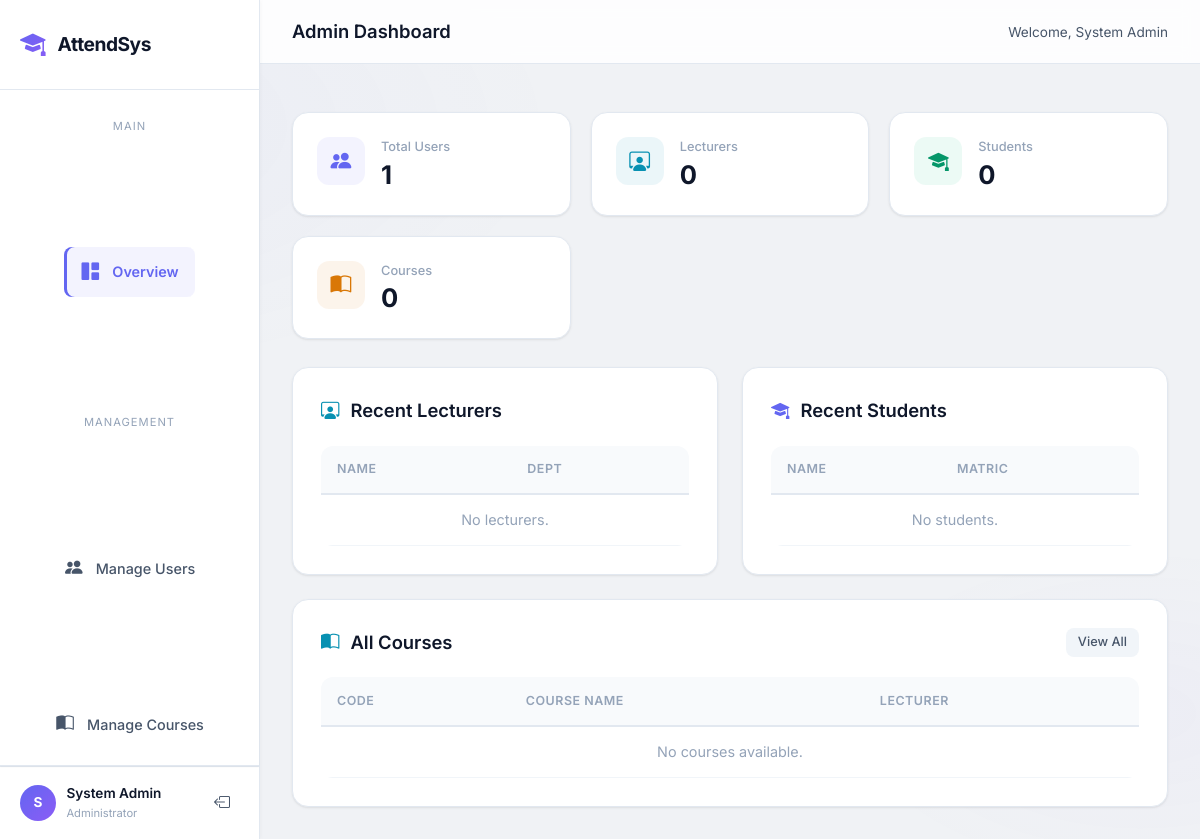
The page /admin (signed in) on the database as committed earlier.
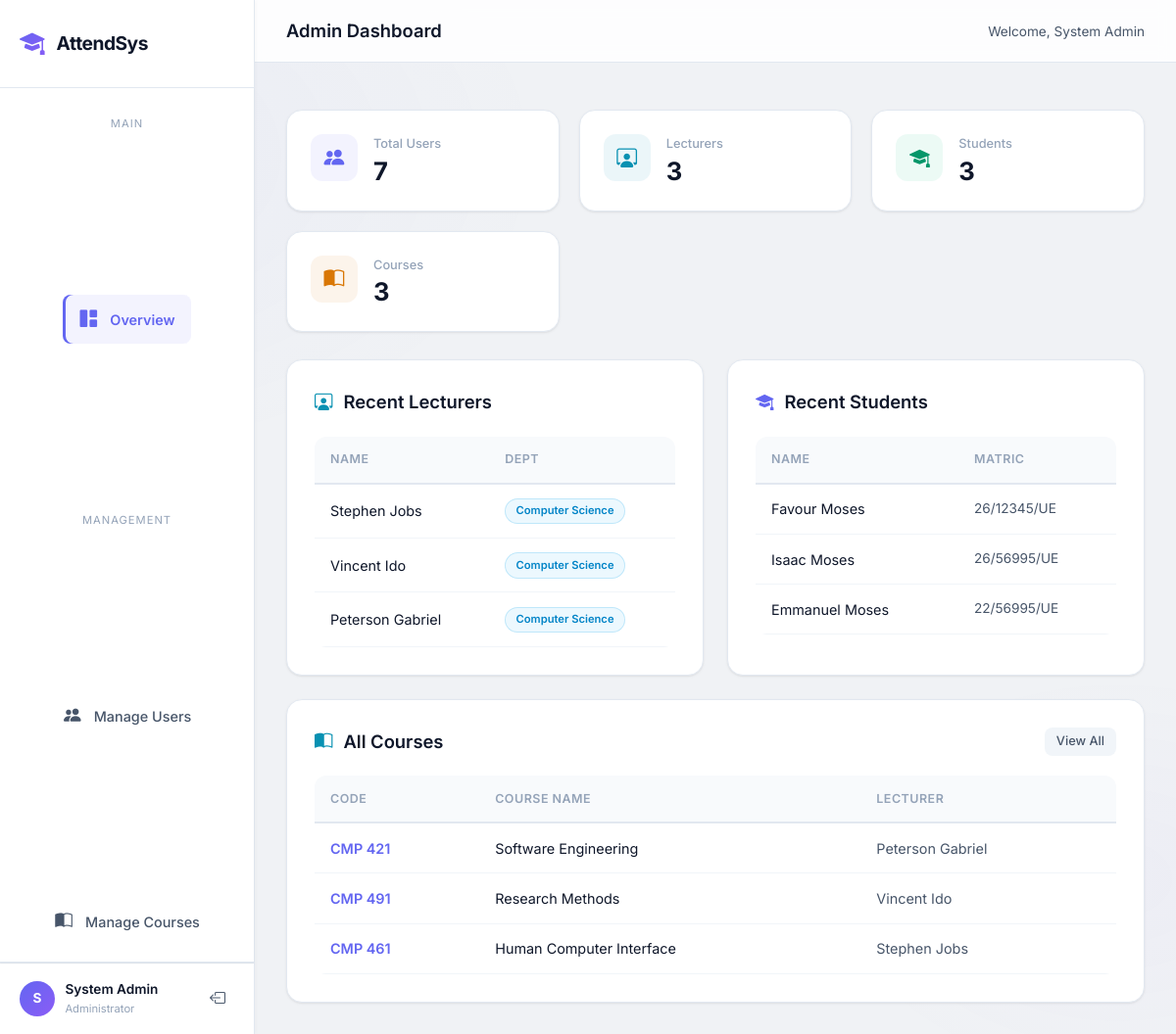
The same page on the database as committed later.
### models.py (models this page shows)
class User(db.Model, UserMixin):
    __tablename__ = 'users'
    id = db.Column(db.Integer, primary_key=True)
    username = db.Column(db.String(100), unique=True, nullable=False)
    password = db.Column(db.String(200), nullable=False)
    role = db.Column(db.String(20), nullable=False) # 'admin', 'lecturer', 'student'
    name = db.Column(db.String(100), nullable=False)
    department = db.Column(db.String(100), nullable=True) # Important for students
    photo_path = db.Column(db.String(200), nullable=True)
    face_encoding = db.Column(db.Text, nullable=True) # Store JSON string of 128-d array
    qr_code_path = db.Column(db.String(200), nullable=True)
    courses = db.relationship('Course', backref='lecturer', cascade="all, delete-orphan", lazy=True)
    attendances = db.relationship('Attendance', backref='student', cascade="all, delete-orphan", lazy=True)
    registered_students = db.relationship('User',
        secondary='student_ownership',
        primaryjoin=('User.id == student_ownership.c.lecturer_id'),
        secondaryjoin=('User.id == student_ownership.c.student_id'),
        backref=db.backref('registrars', lazy=True),
        lazy=True)

class Course(db.Model):
    __tablename__ = 'courses'
    id = db.Column(db.Integer, primary_key=True)
    course_code = db.Column(db.String(20), unique=True, nullable=False)
    course_name = db.Column(db.String(150), nullable=False)
    lecturer_id = db.Column(db.Integer, db.ForeignKey('users.id'), nullable=False)
    sessions = db.relationship('Session', backref='course', cascade="all, delete-orphan", lazy=True)

### routes.py (the view, shortened to what this page needs)
@main.route('/admin', methods=['GET', 'POST'])
@login_required
def admin_dashboard():
    if current_user.role != 'admin':
        return redirect(url_for('main.login'))
    users = User.query.all()
    courses = Course.query.all()
    lecturers = User.query.filter_by(role='lecturer').order_by(User.id.desc()).all()
    students = User.query.filter_by(role='student').order_by(User.id.desc()).all()
    return render_template('admin_dashboard.html', users=users, courses=courses, lecturers=lecturers, students=students)

### app.py (called while the page is built)
@login_manager.user_loader
def load_user(user_id):
    return User.query.get(int(user_id))

### templates/admin_dashboard.html (shortened to what this page needs)
{% extends "base.html" %}
{% block body %}
<div class="dashboard-layout">
    <aside class="sidebar" id="sidebar">
        <div class="sidebar-header">
            <div class="logo">
                <i class="bi bi-mortarboard-fill"></i>
                <span>AttendSys</span>
            </div>
        </div>
        <nav class="sidebar-nav">
            <span class="nav-label">Main</span>
            <a href="#" class="nav-item active" data-tab="overview">
                <i class="bi bi-grid-1x2-fill"></i><span>Overview</span>
            </a>
            <span class="nav-label">Management</span>
            <a href="#" class="nav-item" data-tab="users">
                <i class="bi bi-people-fill"></i><span>Manage Users</span>
            </a>
            <a href="#" class="nav-item" data-tab="courses">
                <i class="bi bi-book-half"></i><span>Manage Courses</span>
            </a>
        </nav>
        <div class="sidebar-footer">
            <div class="user-card">
                <div class="user-avatar">{{ current_user.name[0] }}</div>
                <div class="user-info">
                    <span class="user-name">{{ current_user.name }}</span>
                    <span class="user-role">Administrator</span>
                </div>
            </div>
            <a href="{{ url_for('main.logout') }}" class="logout-btn" title="Log out">
                <i class="bi bi-box-arrow-left"></i>
            </a>
        </div>
    </aside>
    <main class="main-content">
        <div class="topbar">
            <h1 class="page-title">Admin Dashboard</h1>
            <div class="topbar-right">
                <span class="welcome-text">Welcome, {{ current_user.name }}</span>
            </div>
        </div>
        <div class="flash-messages" style="position:relative;top:auto;right:auto;max-width:100%;padding:1rem 2rem 0;">
        </div>
        <div class="content-area">
            <div class="tab-section active" data-tab="overview">
                <div class="stats-grid">
                    <div class="stat-card">
                        <div class="stat-icon indigo"><i class="bi bi-people-fill"></i></div>
                        <div class="stat-info">
                            <div class="stat-label">Total Users</div>
                            <div class="stat-value">{{ users|length }}</div>
                        </div>
                    </div>
                    <div class="stat-card">
                        <div class="stat-icon cyan"><i class="bi bi-person-workspace"></i></div>
                        <div class="stat-info">
                            <div class="stat-label">Lecturers</div>
                            <div class="stat-value">{{ lecturers|length }}</div>
                        </div>
                    </div>
                    <div class="stat-card">
                        <div class="stat-icon emerald"><i class="bi bi-mortarboard-fill"></i></div>
                        <div class="stat-info">
                            <div class="stat-label">Students</div>
                            <div class="stat-value">{{ users|selectattr('role','equalto','student')|list|length }}</div>
                        </div>
                    </div>
                    <div class="stat-card">
                        <div class="stat-icon amber"><i class="bi bi-book-half"></i></div>
                        <div class="stat-info">
                            <div class="stat-label">Courses</div>
                            <div class="stat-value">{{ courses|length }}</div>
                        </div>
                    </div>
                </div>
                <div class="content-grid" style="grid-template-columns: repeat(2, 1fr);">
                    <div class="glass-card">
                        <div class="card-header">
                            <h3><i class="bi bi-person-workspace" style="color:var(--cyan);margin-right:.4rem;"></i> Recent Lecturers</h3>
                        </div>
                        <div class="table-wrapper">
                            <table>
                                <thead>
                                    <tr><th>Name</th><th>Dept</th></tr>
                                </thead>
                                <tbody>
                                    {% for u in lecturers[:5] %}
                                    <tr>
                                        <td style="color:var(--text-primary);">{{ u.name }}</td>
                                        <td><span class="badge badge-lecturer" style="font-size: 0.7rem;">{{ u.department or 'N/A' }}</span></td>
                                    </tr>
                                    {% else %}
                                    <tr><td colspan="2" class="text-center text-muted">No lecturers.</td></tr>
                                    {% endfor %}
                                </tbody>
                            </table>
                        </div>
                    </div>
                    <div class="glass-card">
                        <div class="card-header">
                            <h3><i class="bi bi-mortarboard-fill" style="color:var(--primary);margin-right:.4rem;"></i> Recent Students</h3>
                        </div>
                        <div class="table-wrapper">
                            <table>
                                <thead>
                                    <tr><th>Name</th><th>Matric</th></tr>
                                </thead>
                                <tbody>
                                    {% for u in students[:5] %}
                                    <tr>
                                        <td style="color:var(--text-primary);">{{ u.name }}</td>
                                        <td style="font-size: 0.85rem;">{{ u.username }}</td>
                                    </tr>
                                    {% else %}
                                    <tr><td colspan="2" class="text-center text-muted">No students.</td></tr>
                                    {% endfor %}
                                </tbody>
                            </table>
                        </div>
                    </div>
                    <div class="glass-card" style="grid-column: span 2;">
                        <div class="card-header">
                            <h3><i class="bi bi-book-half" style="color:var(--cyan);margin-right:.4rem;"></i> All Courses</h3>
                            <a href="#" class="nav-item" data-tab="courses" style="padding: 4px 12px; font-size: 0.8rem; background: var(--bg-input);">View All</a>
                        </div>
                        <div class="table-wrapper">
                            <table>
                                <thead>
                                    <tr><th>Code</th><th>Course Name</th><th>Lecturer</th></tr>
                                </thead>
                                <tbody>
                                    {% for c in courses[:5] %}
                                    <tr>
                                        <td style="color:var(--primary);font-weight:600;">{{ c.course_code }}</td>
                                        <td style="color:var(--text-primary);">{{ c.course_name }}</td>
                                        <td>{{ c.lecturer.name }}</td>
                                    </tr>
                                    {% else %}
                                    <tr><td colspan="3" class="text-center text-muted">No courses available.</td></tr>
                                    {% endfor %}
                                </tbody>
                            </table>
                        </div>
                    </div>
                </div>
            </div>
        </div>
    </main>
</div>
{% endblock %}

### templates/base.html (shortened to what this page needs)
<!DOCTYPE html>
<html lang="en">
<head>
    <link href="https://cdn.jsdelivr.net/npm/bootstrap-icons@1.11.3/font/bootstrap-icons.min.css" rel="stylesheet">
    <link rel="stylesheet" href="{{ url_for('static', filename='css/styles.css') }}">
</head>
<body>
    {% block body %}{% endblock %}
</body>
</html>

Rows that differ between the two databases and show on the page:
added User: name "Stephen Jobs", department "Computer Science", shown under "Recent Lecturers"
added User: name "Vincent Ido", department "Computer Science", shown under "Recent Lecturers"
added User: name "Peterson Gabriel", department "Computer Science", shown under "Recent Lecturers"
added User: name "Favour Moses", username "26/12345/UE", shown under "Recent Students"
added User: name "Isaac Moses", username "26/56995/UE", shown under "Recent Students"
added User: name "Emmanuel Moses", username "22/56995/UE", shown under "Recent Students"
added Course: course_code "CMP 421", course_name "Software Engineering", lecturer.name "Peterson Gabriel"
added Course: course_code "CMP 491", course_name "Research Methods", lecturer.name "Vincent Ido"
added Course: course_code "CMP 461", course_name "Human Computer Interface", lecturer.name "Stephen Jobs"
Other text that changed with them:
{{ users|length }}: "1" → "7"
{{ lecturers|length }}: "0" → "3"
{{ users|selectattr('role','equalto','student')|list|length }}: "0" → "3"
{{ courses|length }}: "0" → "3"
text no longer shown: "No lecturers. No students. No courses available."
